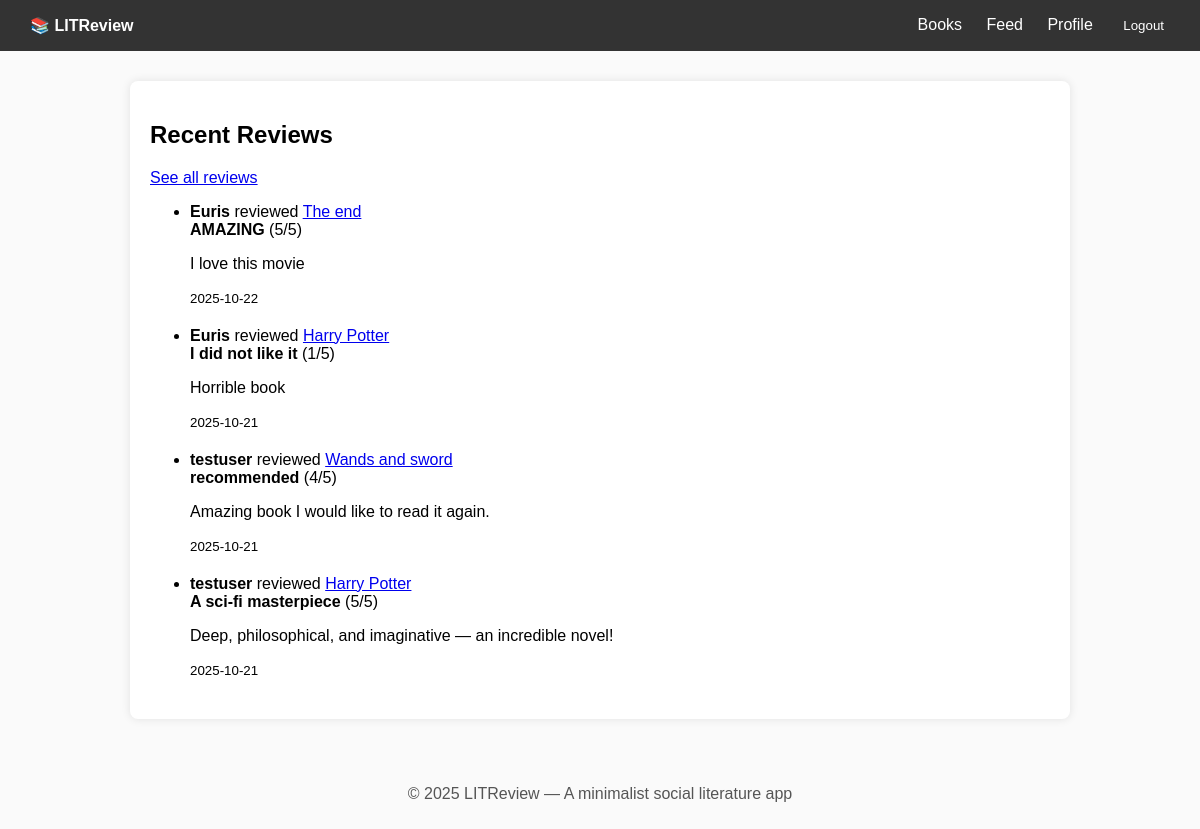
Screenshot of / (signed in) with the database file from the repository.
### books/models.py (models this page shows, shortened)
class Review(models.Model):
    book = models.ForeignKey(Book, related_name='reviews', on_delete=models.CASCADE)
    author = models.ForeignKey(settings.AUTH_USER_MODEL, related_name='reviews', on_delete=models.CASCADE)
    headline = models.CharField(max_length=200)
    body = models.TextField()
    rating = models.IntegerField(choices=[(i, i) for i in range(6)])
    created_at = models.DateTimeField(auto_now_add=True)
    class Meta:
        ordering = ['-created_at']
        unique_together = ('book', 'author')

class Book(models.Model):
    title = models.CharField(max_length=200, unique=True)
    description = models.TextField(blank=True)
    image = models.ImageField(upload_to='covers/', blank=True, null=True)
    created_at = models.DateTimeField(auto_now_add=True)

### books/views.py (the view)
# urls.py: path('', views.all_reviews, name='all_reviews'),
@login_required
def all_reviews(request):
    following_users = Follow.objects.filter(follower=request.user).values_list('follows', flat=True)
    reviews = Review.objects.select_related('book', 'author').filter(
        author__in=list(following_users) + [request.user]
    ).order_by('-created_at')
    return render(request, 'books/feed.html', {'reviews': reviews})

### books/templates/books/feed.html (shortened to what this page needs)
{% extends 'base.html' %}
{% block content %}
<h2>Recent Reviews</h2>
{% if user.is_authenticated %}
    <p><a href="{% url 'all_reviews' %}">See all reviews</a></p>
{% endif %}
<ul>
    {% for review in reviews %}
        <li style="margin-bottom: 20px;">
            <strong>{{ review.author.username }}</strong> reviewed
            <a href="{% url 'book_detail' review.book.id %}">{{ review.book.title }}</a>
            <br>
            <strong>{{ review.headline }}</strong> ({{ review.rating }}/5)
            <p>{{ review.body }}</p>
            <small>{{ review.created_at|date:"Y-m-d" }}</small>
        </li>
    {% empty %}
        <li>No reviews yet.</li>
    {% endfor %}
</ul>
{% endblock %}

### templates/base.html (shortened to what this page needs)
<!DOCTYPE html>
<html lang="en">
<head>
</head>
<body>
    <header>
        <div>
            <a href="/">📚 <strong>LITReview</strong></a>
        </div>
        <div>
            {% if user.is_authenticated %}
                <a href="{% url 'book_search' %}">Books</a>
                <a href="{% url 'following_feed' %}">Feed</a>
                <a href="{% url 'profile' %}">Profile</a>
                <form method="post" action="{% url 'logout' %}" style="display:inline;">
                    <button type="submit"
                            style="background:none;border:none;color:white;cursor:pointer;">
                        Logout
                    </button>
                </form>
            {% else %}
                <a href="{% url 'book_search' %}">Books</a>
                <a href="{% url 'login' %}">Login</a>
                <a href="{% url 'signup' %}">Sign Up</a>
            {% endif %}
        </div>
    </header>
    <div class="container">
        {% block content %}{% endblock %}
    </div>
    <footer>
        <p>© 2025 LITReview — A minimalist social literature app</p>
    </footer>
</body>
</html>

### templates/base.html (style rules this page uses)
body { font-family: Arial, sans-serif; background-color: #fafafa; margin: 0; padding: 0; }
header { background-color: #333; color: white; padding: 10px 20px; display: flex; justify-content: space-between; align-items: center; }
header a { color: white; text-decoration: none; margin: 0 10px; }
.container { max-width: 900px; margin: 30px auto; background: white; padding: 20px; border-radius: 8px; box-shadow: 0 0 10px rgba(0,0,0,0.1); }
footer { text-align: center; color: #555; padding: 10px; margin-top: 40px; }
form button { background-color: #333; color: white; padding: 8px 16px; border: none; border-radius: 4px; }

### rows the page displays
Review: author.username "Euris", book "The end", headline "AMAZING", rating "5", body "I love this movie", created_at "2025-10-22"
Review: author.username "Euris", book "Harry Potter", headline "I did not like it", rating "1", body "Horrible book", created_at "2025-10-21"
Review: author.username "testuser", book "Wands and sword", headline "recommended", rating "4", body "Amazing book I would like to read it again.", created_at "2025-10-21"
Review: author.username "testuser", book "Harry Potter", headline "A sci-fi masterpiece", rating "5", body "Deep, philosophical, and imaginative — an incredible novel!", created_at "2025-10-21"
